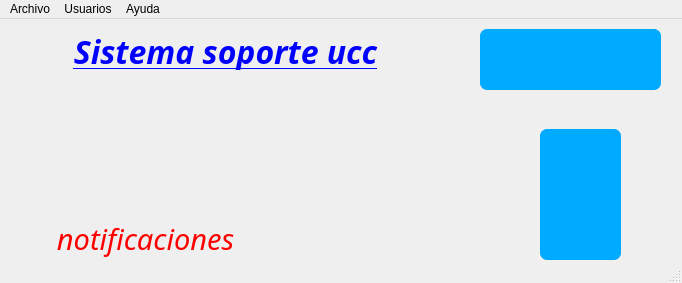
<?xml version="1.0" encoding="UTF-8"?>
<ui version="4.0">
 <class>MainWindow</class>
 <widget class="QMainWindow" name="MainWindow">
  <property name="geometry">
   <rect>
    <x>0</x>
    <y>0</y>
    <width>682</width>
    <height>283</height>
   </rect>
  </property>
  <property name="windowTitle">
   <string>MainWindow</string>
  </property>
  <widget class="QWidget" name="centralwidget">
   <widget class="QLabel" name="label_6">
    <property name="geometry">
     <rect>
      <x>480</x>
      <y>10</y>
      <width>181</width>
      <height>61</height>
     </rect>
    </property>
    <property name="font">
     <font>
      <family>OCR A Extended</family>
      <pointsize>12</pointsize>
      <weight>50</weight>
      <italic>false</italic>
      <bold>false</bold>
     </font>
    </property>
    <property name="styleSheet">
     <string notr="true">color: rgb(255, 255, 255);
font: 10pt &quot;MS Shell Dlg 2&quot;;
background-color: rgb(0, 170, 255);
border-radius: 7px;
font: 12pt &quot;OCR A Extended&quot;;</string>
    </property>
    <property name="text">
     <string/>
    </property>
    <property name="pixmap">
     <pixmap>login.png</pixmap>
    </property>
    <property name="scaledContents">
     <bool>true</bool>
    </property>
    <property name="alignment">
     <set>Qt::AlignCenter</set>
    </property>
    <property name="wordWrap">
     <bool>true</bool>
    </property>
   </widget>
   <widget class="QLabel" name="label_4">
    <property name="geometry">
     <rect>
      <x>40</x>
      <y>10</y>
      <width>371</width>
      <height>41</height>
     </rect>
    </property>
    <property name="font">
     <font>
      <family>Microsoft YaHei</family>
      <pointsize>17</pointsize>
      <weight>50</weight>
      <italic>false</italic>
      <bold>false</bold>
     </font>
    </property>
    <property name="styleSheet">
     <string notr="true">color: rgb(0, 0, 255);
font: 17pt &quot;Microsoft YaHei&quot;;</string>
    </property>
    <property name="text">
     <string>&lt;html&gt;&lt;head/&gt;&lt;body&gt;&lt;p&gt;&lt;span style=&quot; font-size:24pt; font-weight:600; font-style:italic; text-decoration: underline;&quot;&gt;Sistema soporte ucc&lt;/span&gt;&lt;/p&gt;&lt;/body&gt;&lt;/html&gt;</string>
    </property>
    <property name="alignment">
     <set>Qt::AlignCenter</set>
    </property>
    <property name="wordWrap">
     <bool>true</bool>
    </property>
   </widget>
   <widget class="QLabel" name="label_7">
    <property name="geometry">
     <rect>
      <x>540</x>
      <y>110</y>
      <width>81</width>
      <height>131</height>
     </rect>
    </property>
    <property name="font">
     <font>
      <family>OCR A Extended</family>
      <pointsize>12</pointsize>
      <weight>50</weight>
      <italic>false</italic>
      <bold>false</bold>
     </font>
    </property>
    <property name="styleSheet">
     <string notr="true">color: rgb(255, 255, 255);
font: 10pt &quot;MS Shell Dlg 2&quot;;
background-color: rgb(0, 170, 255);
border-radius: 7px;
font: 12pt &quot;OCR A Extended&quot;;</string>
    </property>
    <property name="text">
     <string/>
    </property>
    <property name="pixmap">
     <pixmap>png-clipart-super-saiyan-4-goku-son-goku.png</pixmap>
    </property>
    <property name="scaledContents">
     <bool>true</bool>
    </property>
    <property name="alignment">
     <set>Qt::AlignCenter</set>
    </property>
    <property name="wordWrap">
     <bool>true</bool>
    </property>
   </widget>
   <widget class="QLabel" name="notificaciones_2">
    <property name="geometry">
     <rect>
      <x>10</x>
      <y>200</y>
      <width>271</width>
      <height>41</height>
     </rect>
    </property>
    <property name="font">
     <font>
      <family>OCR A Extended</family>
      <pointsize>12</pointsize>
      <weight>50</weight>
      <italic>false</italic>
      <bold>false</bold>
     </font>
    </property>
    <property name="styleSheet">
     <string notr="true">color: rgb(255, 0, 0);</string>
    </property>
    <property name="text">
     <string>&lt;html&gt;&lt;head/&gt;&lt;body&gt;&lt;p&gt;&lt;span style=&quot; font-size:22pt; font-style:italic;&quot;&gt;notificaciones&lt;/span&gt;&lt;/p&gt;&lt;/body&gt;&lt;/html&gt;</string>
    </property>
    <property name="alignment">
     <set>Qt::AlignCenter</set>
    </property>
    <property name="wordWrap">
     <bool>true</bool>
    </property>
   </widget>
  </widget>
  <widget class="QMenuBar" name="menubar">
   <property name="geometry">
    <rect>
     <x>0</x>
     <y>0</y>
     <width>682</width>
     <height>21</height>
    </rect>
   </property>
   <widget class="QMenu" name="menusdsds">
    <property name="title">
     <string>Archivo</string>
    </property>
    <addaction name="separator"/>
   </widget>
   <widget class="QMenu" name="menuUsuarios">
    <property name="title">
     <string>Usuarios</string>
    </property>
    <addaction name="separator"/>
    <addaction name="actionAgregar_Usuarios"/>
    <addaction name="separator"/>
    <addaction name="actionListar_Usuarios"/>
   </widget>
   <widget class="QMenu" name="menuAyuda">
    <property name="title">
     <string>Ayuda</string>
    </property>
    <addaction name="actionAcerca_de"/>
   </widget>
   <addaction name="menusdsds"/>
   <addaction name="menuUsuarios"/>
   <addaction name="menuAyuda"/>
  </widget>
  <widget class="QStatusBar" name="statusbar"/>
  <action name="actionListar_usuarios">
   <property name="text">
    <string>Listar usuarios: </string>
   </property>
  </action>
  <action name="actionAgegar">
   <property name="text">
    <string>Agegar</string>
   </property>
  </action>
  <action name="actionAcerca_de">
   <property name="text">
    <string>Acerca de :</string>
   </property>
  </action>
  <action name="actionAgregar_Usuarios">
   <property name="text">
    <string>Agregar Usuarios</string>
   </property>
  </action>
  <action name="actionListar_Usuarios">
   <property name="text">
    <string>Listar Usuarios</string>
   </property>
  </action>
 </widget>
 <resources>
  <include location="../../gui/imagenes.qrc"/>
  <include location="../../../../AppData/Local/Qt Designer/imagenes.qrc"/>
  <include location="imagenes.qrc"/>
 </resources>
 <connections/>
</ui>
